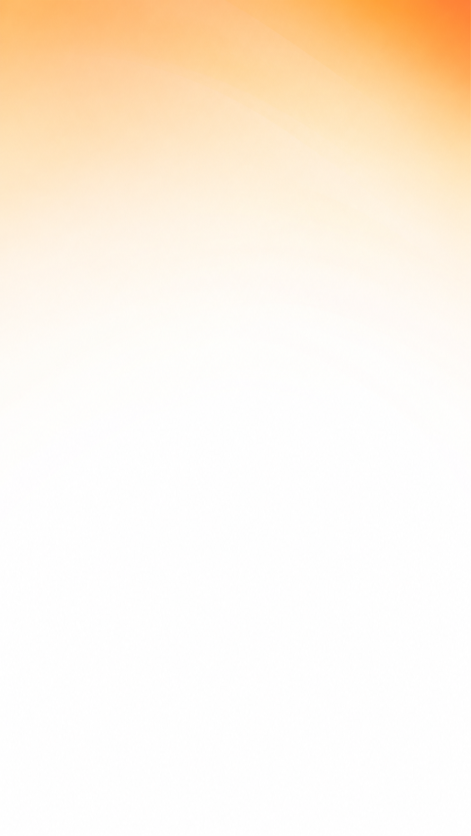
#> input picture scripts/assets/screenshot-backdrop.png, 941 x 1672 px (shown at 1/2 size)
$ python build-watch-marketing-screenshot.py
#> lines starting #> are read from the running program, lines starting #| are printed output that depends on the picture
#!/usr/bin/env python3
"""Build the App Store screenshot that sells the wrist experience.

The phone is a real Today capture and the watch face is the on-device
complication capture. They are composed into one 6.9-inch iPhone listing
image so the wrist experience is visible from the iPhone screenshot set.

    python3 scripts/build-watch-marketing-screenshot.py
"""
from __future__ import annotations

from pathlib import Path

from PIL import Image, ImageDraw, ImageFilter, ImageFont, ImageOps

CANVAS = (1320, 2868)
INK = (17, 17, 19)
ORANGE = (255, 126, 30)
MUTED = (116, 116, 122)

ROOT = Path(__file__).resolve().parent.parent
OUT = ROOT / "fastlane" / "screenshots" / "en-US" / "5_APP_IPHONE_67_watch.png"
BACKDROP = ROOT / "scripts" / "assets" / "screenshot-backdrop.png"
PHONE = ROOT / "Screenshots" / "raw" / "shot-today.png"
WATCH = ROOT / "fastlane" / "screenshots" / "en-US" / "9_APP_WATCH_SERIES_10_complication.png"

FONT_CANDIDATES = [
    "/System/Library/Fonts/SFNS.ttf",
    "/System/Library/Fonts/Helvetica.ttc",
    "/Library/Fonts/Arial.ttf",
]


def load_font(size: int, bold: bool = False) -> ImageFont.FreeTypeFont:
    for path in FONT_CANDIDATES:
        if Path(path).exists():
            try:
                font = ImageFont.truetype(path, size)
                if bold:
                    try:
                        font.set_variation_by_name("Bold")
                    except Exception:
                        pass
                return font
            except Exception:
                continue
    return ImageFont.load_default()


def add_shadow(canvas: Image.Image, image: Image.Image, position: tuple[int, int], radius: int = 32) -> None:
    shadow = Image.new("RGBA", canvas.size, (0, 0, 0, 0))
    shadow_box = Image.new("RGBA", image.size, (0, 0, 0, 74))
    shadow.paste(shadow_box, position, shadow_box)
    shadow = shadow.filter(ImageFilter.GaussianBlur(radius))
    canvas.alpha_composite(shadow)


def rounded_image(image: Image.Image, radius: int) -> Image.Image:
    mask = Image.new("L", image.size, 0)
    ImageDraw.Draw(mask).rounded_rectangle((0, 0, image.width - 1, image.height - 1), radius=radius, fill=255)
    result = Image.new("RGBA", image.size, (255, 255, 255, 0))
    result.paste(image.convert("RGB"), (0, 0), mask)
    return result


def draw_watch(canvas: Image.Image, face: Image.Image, position: tuple[int, int]) -> None:
    face = face.resize((430, 513), Image.Resampling.LANCZOS)
    x, y = position
    case = (x - 18, y - 18, x + face.width + 18, y + face.height + 18)
    strap_x = x + 88
    strap_width = 254

    strap = Image.new("RGBA", canvas.size, (0, 0, 0, 0))
    strap_draw = ImageDraw.Draw(strap)
    strap_draw.rounded_rectangle(
        (strap_x, y - 178, strap_x + strap_width, y + 58),
        radius=38,
        fill=(28, 28, 30, 255),
    )
    strap_draw.rounded_rectangle(
        (strap_x, y + face.height - 58, strap_x + strap_width, y + face.height + 178),
        radius=38,
        fill=(28, 28, 30, 255),
    )
    canvas.alpha_composite(strap)

    case_layer = Image.new("RGBA", canvas.size, (0, 0, 0, 0))
    case_draw = ImageDraw.Draw(case_layer)
    case_draw.rounded_rectangle(case, radius=92, fill=(12, 12, 14, 255), outline=(78, 78, 82, 255), width=5)
    canvas.alpha_composite(case_layer)
    canvas.alpha_composite(rounded_image(face, 84), (x, y))


def main() -> None:
    backdrop = Image.open(BACKDROP).convert("RGB")
#> backdrop is the input picture: PIL image 941x1672 RGB; mean R, G, B 254, 242.7, 228.7
    canvas = ImageOps.fit(backdrop, CANVAS, method=Image.Resampling.LANCZOS)
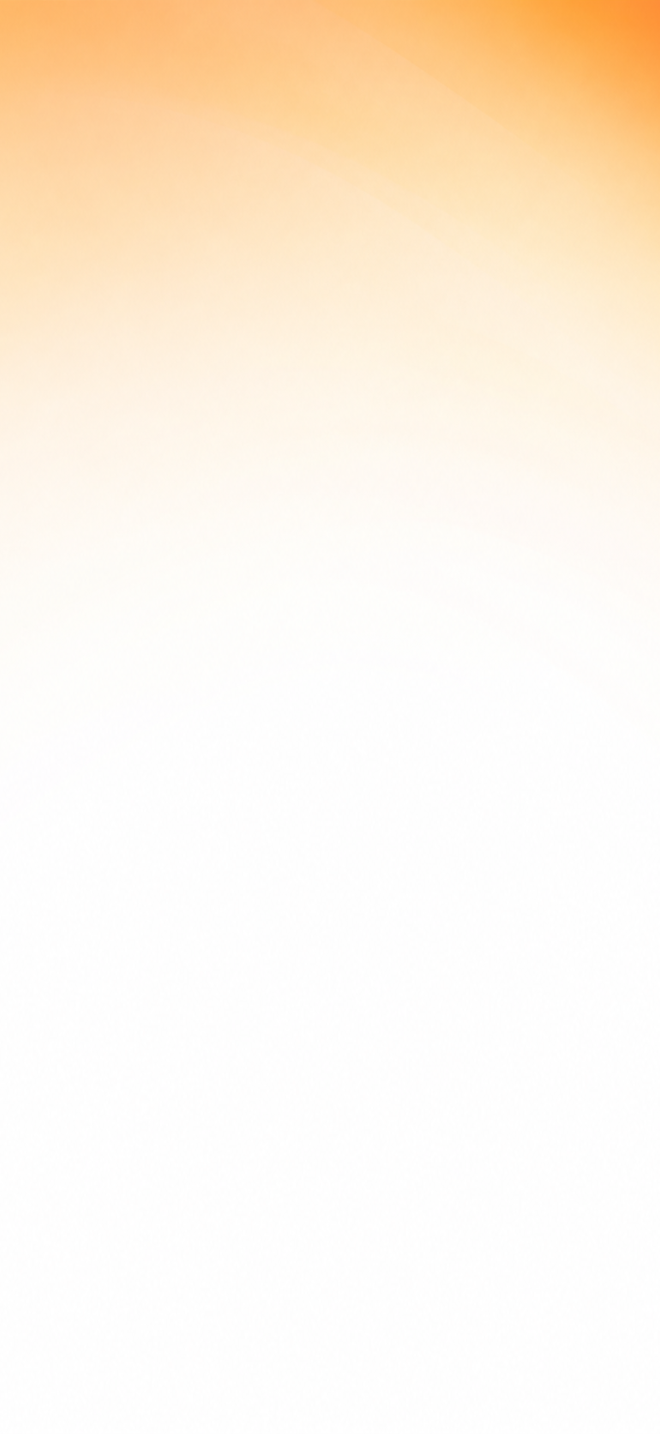
#> canvas: PIL image 1320x2868 RGB (shown at 1/2 size); mean R, G, B 254, 243.4, 230
    canvas = Image.blend(canvas, Image.new("RGB", CANVAS, "white"), 0.28).convert("RGBA")
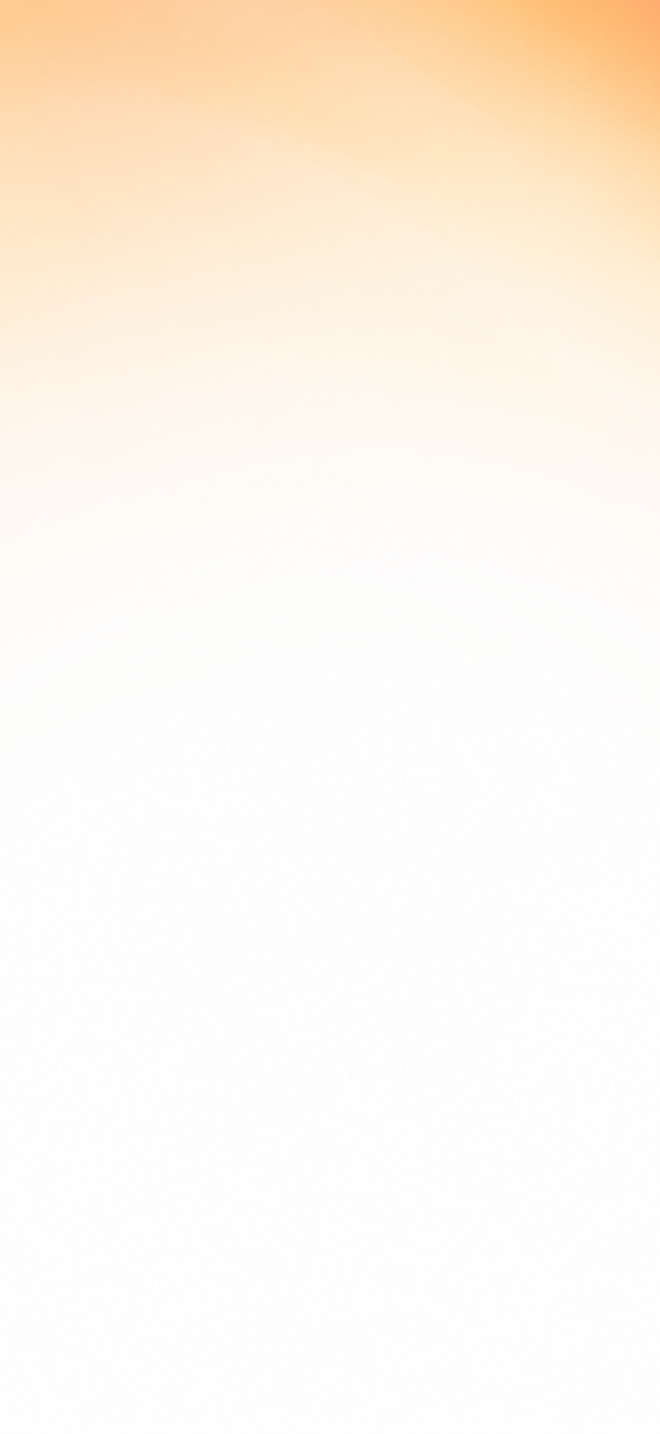
#> canvas: PIL image 1320x2868 RGBA (shown at 1/2 size); mean R, G, B, A 254, 246.2, 236.6, 255
    draw = ImageDraw.Draw(canvas)

    title_font = load_font(82, bold=True)
    subtitle_font = load_font(38)
    label_font = load_font(27, bold=True)
    caption_font = load_font(36)

    draw.text((96, 116), "Protein. On your wrist.", font=title_font, fill=INK)
    draw.text((100, 246), "Your live target, one glance away.", font=subtitle_font, fill=ORANGE)

#> (the run stopped early here; a loop or call above may not have finished)
